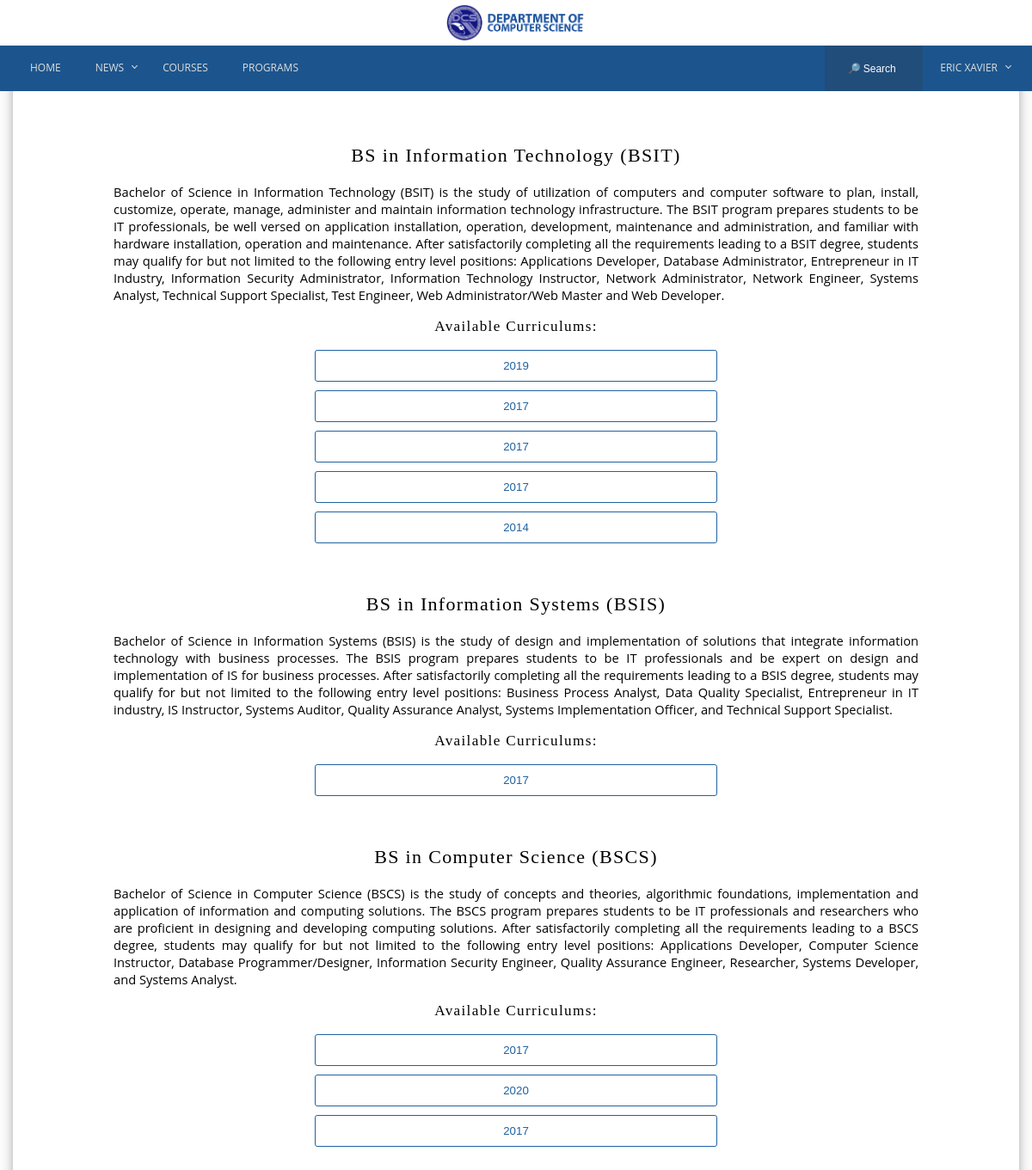
The page /program/program_list.php (signed in) on the database its author committed.
### tables this page shows
CREATE TABLE `program` (
  `program_id` int(11) NOT NULL,
  `program_code` varchar(20) DEFAULT NULL,
  `program_name` varchar(30) DEFAULT NULL,
  `program_desc` varchar(910) DEFAULT NULL
);

CREATE TABLE `curriculum` (
  `curriculum_id` int(11) NOT NULL,
  `program_id` int(11) DEFAULT NULL,
  `curriculum_year` int(11) DEFAULT NULL,
  `date_created` timestamp NOT NULL DEFAULT CURRENT_TIMESTAMP ON UPDATE CURRENT_TIMESTAMP,
  `last_modified` datetime DEFAULT NULL
);

### program/program_list.php (the view, shortened to what this page needs)
<?php
	require('connection.php');
	require('header.php');
	require('navbar.php');
	$sql = "SELECT * FROM program";
	$programs = mysqli_query($conn, $sql);
?>
<div class="container">
	<div class="content-wrapper" style="padding: 150px 0px 50px 0px">
		<?php
		while($program = mysqli_fetch_array($programs)) { ?>
		<div class="program-info-container">
		<?php
			echo "<h2>" . $program['program_name'] . " (" . $program['program_code'] . ") <br></h2>";
			echo $program['program_desc'] . "<br>";
			echo "<h3>Available Curriculums:</h3>";
			$sql = "SELECT * FROM curriculum WHERE program_id = ". $program['program_id'];
			$curriculums = mysqli_query($conn, $sql);
			while($curriculum = mysqli_fetch_array($curriculums)) {
		?>
				<form style="margin: 0px 0px 2px 0px"id="<?php echo $program['program_code'] . $curriculum['curriculum_year']; ?>" action="curriculum_view.php" method="get">
					<input class="ibtn" type="submit" value="<?php echo $curriculum['curriculum_year']; ?>">
				</form>
			<?php } ?>
		</div>
		<?php } ?>
	</div>
</div>
<?php
	require('footer.php');
?>

### program/functionalities/css/contactus.css (style rules this page uses)
input, textarea, select { border: none; outline: none; resize: none; width: 100%; -moz-appearance: none; -webkit-appearance: none; }

### program/css/styles.css (style rules this page uses)
body, html { margin: 0; padding: 0; overflow-x: hidden; }
.container { padding-right:15px; padding-left:15px; margin: 0 auto; }
@media (min-width:768px) { .container { width:750px } }
@media (min-width:992px) { .container { width:970px } }
@media (min-width:1200px) { .container { width:1170px } }
h1, h2, h3, h4, h5, h6 { font-family: 'Lora', serif; letter-spacing: 1pt; text-align: center; font-weight: normal; }
body { font-family: 'Open Sans', sans-serif; text-align: justify; font-size: 11pt; }
.ibtn { background: none; width: 50%; display: block; text-align: center; padding: 10px; border: 1px solid #2062a2; border-radius: 3px; color: #2062a2; margin: 1% 2%; margin: 10px auto; }

### program/css/navbar-footer.css (style rules this page uses)
input { outline: none; }

### program/css/events.css (style rules this page uses)
.content-wrapper { box-shadow: 0 4px 8px 0 rgba(0, 0, 0, 0.2), 0 6px 20px 0 rgba(0, 0, 0, 0.19); }

### program/css/custom-program.css (style rules this page uses)
.program-info-container { width: 80%; margin: 0% 10% 5% 10%; }

### rows shown on the page
program: program_name "BS in Information Technology", program_code "BSIT", program_desc "Bachelor of Science in Information Technology (BSIT) is the study of utilization of computers and computer software to plan, install, customize, operate, manage, administer and maintain information technology infrastructure. The BSIT program prepares students to be IT professionals, be well versed on application installation, operation, development, maintenance and administration, and familiar with hardware installation, operation and maintenance. After satisfactorily completing all the requirements leading to a BSIT degree, students may qualify for but not limited to the following entry level positions: Applications Developer, Database Administrator, Entrepreneur in IT Industry,…"
curriculum: curriculum_year "2019"
curriculum: curriculum_year "2017"
curriculum: curriculum_year "2017"
curriculum: curriculum_year "2017"
curriculum: curriculum_year "2014"
program: program_name "BS in Information Systems", program_code "BSIS", program_desc "Bachelor of Science in Information Systems (BSIS) is the study of design and implementation of solutions that integrate information technology with business processes. The BSIS program prepares students to be IT professionals and be expert on design and implementation of IS for business processes. After satisfactorily completing all the requirements leading to a BSIS degree, students may qualify for but not limited to the following entry level positions: Business Process Analyst, Data Quality Specialist, Entrepreneur in IT industry, IS Instructor, Systems Auditor, Quality Assurance Analyst, Systems Implementation Officer, and Technical Support Specialist."
curriculum: curriculum_year "2017"
program: program_name "BS in Computer Science", program_code "BSCS", program_desc "Bachelor of Science in Computer Science (BSCS) is the study of concepts and theories, algorithmic foundations, implementation and application of information and computing solutions. The BSCS program prepares students to be IT professionals and researchers who are proficient in designing and developing computing solutions. After satisfactorily completing all the requirements leading to a BSCS degree, students may qualify for but not limited to the following entry level positions: Applications Developer, Computer Science Instructor, Database Programmer/Designer, Information Security Engineer, Quality Assurance Engineer, Researcher, Systems Developer, and Systems Analyst."
curriculum: curriculum_year "2017"
curriculum: curriculum_year "2020"
curriculum: curriculum_year "2017"

### other values the page prints
$_SESSION['first_name'] "ERIC XAVIER"
